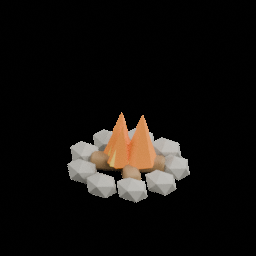
#> input picture assets/blockout/props/prop_campfire.png, 256 x 256 px
$ python -i render.py   (imports and definitions only)
#> lines starting #> are read from the running program, lines starting #| are printed output that depends on the picture
"""Composite one shared shield with four motif/color skins over native game pixels.

This is a deterministic design animatic, not a Cocos runtime implementation.
"""
from pathlib import Path
from functools import lru_cache
import json,hashlib,importlib.util
from PIL import Image,ImageDraw,ImageFilter,ImageOps
import numpy as np
import av

HERE=Path(__file__).resolve().parent
ROOT=HERE.parents[2]
# [2 lines not run here, left out]
spec=importlib.util.spec_from_file_location('fire_media',HERE.parent/'fire-spells-design-v5/media.py')
# [1 line not run here, left out]
# [1 line that did not run here, left out]
FAMILIES=['WAR','BOW','FIR','THU']
MOTIFS={'WAR':'银金 · 刃纹','BOW':'青绿 · 风纹','FIR':'橙金 · 焰纹','THU':'蓝紫 · 雷纹'}
# [1 line not run here, left out]
W,H=512,576
yy,xx=np.mgrid[:H,:W]
X=(xx-(W-1)/2)/(W*.47);Y=(yy-(H-1)/2)/(H*.48)
R=np.sqrt(X*X+Y*Y)
SMOOTH=lambda x:np.clip(x,0,1)**2*(3-2*np.clip(x,0,1))
INSIDE=1-SMOOTH((R-.97)/.035)
# [1 line that did not run here, left out]

def raw_shell():
 im=Image.open(HERE/'raw/shared-shell-v2.png').convert('RGBA')
 a=np.asarray(im)[:,:,3]
 rows,cols=np.where(a>24)
 bbox=(max(0,int(cols.min())-16),max(0,int(rows.min())-16),min(im.width,int(cols.max())+17),min(im.height,int(rows.max())+17))
 im=im.crop(bbox).resize((W,H),Image.Resampling.LANCZOS)
 arr=np.asarray(im,dtype=np.float32)/255
 # Same matte in every profession. The field keeps the actor visible and the
 # generated highlight texture, while softly clipping exterior alpha noise.
 alpha=arr[:,:,3]*.64*INSIDE
 alpha=np.maximum(alpha,.035*(1-SMOOTH((R-.85)/.13))*INSIDE)
 luma=arr[:,:,:3].max(axis=2)
 return luma,alpha,bbox

# [1 line that did not run here, left out]

def normalized_motif(family):
 source=Image.open(HERE.parent/'reference-seals-v3/assets'/f'{family}.png').convert('RGBA')
 pixels=np.asarray(source,dtype=np.float32)/255
 # Retain only the interior profession linework. Remove the old double ground
 # circles, center emblem, and straight cardinal spokes before curved mapping.
 py,px=np.mgrid[:source.height,:source.width]
 sx=(px-512)/460;sy=(py-512)/460;sr=np.sqrt(sx*sx+sy*sy)
 keep=SMOOTH((sr-.22)/.07)*(1-SMOOTH((sr-.79)/.035))
 keep*=SMOOTH((np.minimum(np.abs(sx),np.abs(sy))-.035)/.035)
 alpha=pixels[:,:,3]*keep
 mask=Image.fromarray(np.uint8(np.clip(alpha*255,0,255))).filter(ImageFilter.MaxFilter(7))
 # Front hemisphere projection; linework follows the curved volume. At the
 # center it stays sparse so head, weapon, hands and body remain readable.
 z=np.sqrt(np.maximum(0,1-X*X-Y*Y))
 u=(np.arctan2(X,np.maximum(z,.001))/np.pi+.5)*(mask.width-1)
 v=(np.arcsin(np.clip(Y,-1,1))/np.pi+.5)*(mask.height-1)
 src=np.asarray(mask,dtype=np.float32)/255
 x0=np.clip(u.astype(int),0,mask.width-2);y0=np.clip(v.astype(int),0,mask.height-2)
 dx=u-x0;dy=v-y0
 sample=src[y0,x0]*(1-dx)*(1-dy)+src[y0,x0+1]*dx*(1-dy)+src[y0+1,x0]*(1-dx)*dy+src[y0+1,x0+1]*dx*dy
 density=SMOOTH((np.abs(X)-.22)/.20)
 mask=sample*INSIDE*density*(1-SMOOTH((R-.94)/.045))*.75
 return np.clip(mask,0,1)

# [1 line that did not run here, left out]

# [70 lines left out: functions rgba, state, shield, scene, phase, not called in this run]

def four(frame):
 out=Image.new('RGB',(1240,1278),'#191614');d=ImageDraw.Draw(out)
 base.text(d,(20,35),'统一护盾 · 四系同一套效果',33,'#e7bc7d',True)
 base.text(d,(20,79),'轮廓、透明度、动效一致；仅颜色和纹样不同',22,'#bfb2a1')
 for n,family in enumerate(FAMILIES):
  x=18+n%2*612;y=116+n//2*564
  base.text(d,(x+10,y+22),DESIGN['variants'][family]['name']+'  |  '+MOTIFS[family],24,DESIGN['variants'][family]['color'],True)
  out.paste(scene(family,frame).resize((600,520),Image.Resampling.LANCZOS),(x,y+45))
  d.rectangle((x,y,x+600,y+565),outline='#655039')
 base.text(d,(22,1260),phase(frame)+'　/　合成动画设计预览，尚未接入',20,'#e7bc7d')
 base.text(d,(1218,1260),f'{frame/30:.1f}s',20,'#bfb2a1',anchor='rm')
 return out

# [61 lines left out: functions board, main, four_break, not called in this run]

# [4 lines not run here, left out]

>>> import cv2
>>> picture = cv2.imread('../../../assets/blockout/props/prop_campfire.png', cv2.IMREAD_GRAYSCALE)
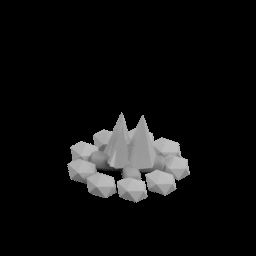
#> picture: shape (256, 256); min 0, max 204, mean 16.1
>>> result = four(picture)
#> in four, `out = Image.new('RGB', (1240, 1278), '#191614')`:
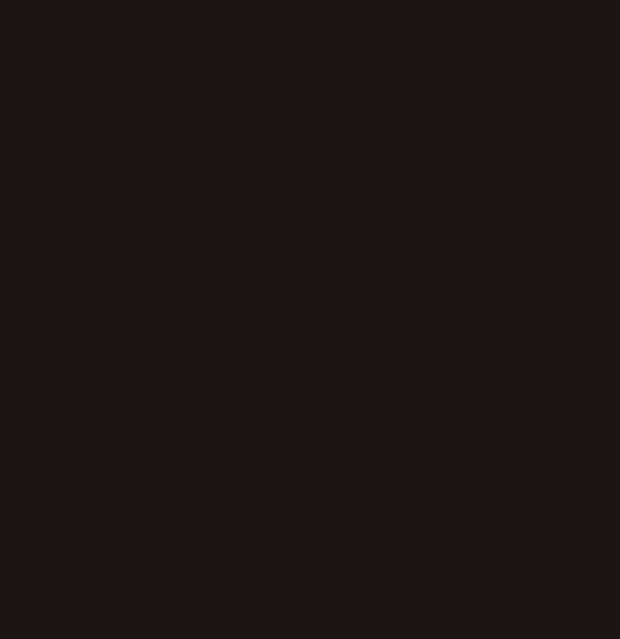
#> out: PIL image 1240x1278 RGB (shown at 1/2 size); mean R, G, B 25, 22, 20
#> (the run stopped early here; a loop or call above may not have finished)
